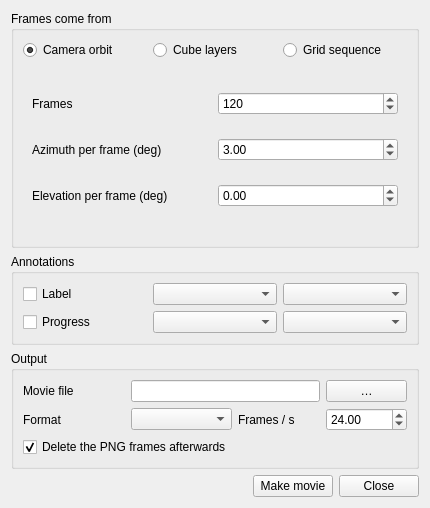
<?xml version="1.0" encoding="UTF-8"?>
<ui version="4.0">
 <class>MovieDialog</class>
 <widget class="QDialog" name="MovieDialog">
  <property name="geometry">
   <rect>
    <x>0</x>
    <y>0</y>
    <width>430</width>
    <height>508</height>
   </rect>
  </property>
  <property name="windowTitle">
   <string>Make movie</string>
  </property>
  <layout class="QVBoxLayout" name="rootLayout">
   <item>
    <widget class="QGroupBox" name="grpSource">
     <property name="title">
      <string>Frames come from</string>
     </property>
     <layout class="QVBoxLayout" name="srcLayout">
      <item>
       <layout class="QHBoxLayout" name="srcRadioLayout">
        <item>
         <widget class="QRadioButton" name="rbOrbit">
          <property name="text">
           <string>Camera orbit</string>
          </property>
          <property name="toolTip">
           <string>Spin the camera by a fixed step each frame. Works on any window.</string>
          </property>
          <property name="checked">
           <bool>true</bool>
          </property>
         </widget>
        </item>
        <item>
         <widget class="QRadioButton" name="rbLayers">
          <property name="text">
           <string>Cube layers</string>
          </property>
          <property name="toolTip">
           <string>Step through the layers of the 3-D cube this window is showing.</string>
          </property>
         </widget>
        </item>
        <item>
         <widget class="QRadioButton" name="rbGrids">
          <property name="text">
           <string>Grid sequence</string>
          </property>
          <property name="toolTip">
           <string>Step through a list of grids that share this window's grid geometry.</string>
          </property>
         </widget>
        </item>
       </layout>
      </item>
      <item>
       <widget class="QStackedWidget" name="stkSource">
        <property name="currentIndex">
         <number>0</number>
        </property>
        <widget class="QWidget" name="pageOrbit">
         <layout class="QGridLayout" name="orbitLayout">
          <item row="0" column="0">
           <widget class="QLabel" name="lblOrbitFrames">
            <property name="text">
             <string>Frames</string>
            </property>
           </widget>
          </item>
          <item row="0" column="1">
           <widget class="QSpinBox" name="sbOrbitFrames">
            <property name="minimum">
             <number>2</number>
            </property>
            <property name="maximum">
             <number>100000</number>
            </property>
            <property name="value">
             <number>120</number>
            </property>
           </widget>
          </item>
          <item row="1" column="0">
           <widget class="QLabel" name="lblAzStep">
            <property name="text">
             <string>Azimuth per frame (deg)</string>
            </property>
           </widget>
          </item>
          <item row="1" column="1">
           <widget class="QDoubleSpinBox" name="dsbAzStep">
            <property name="decimals">
             <number>2</number>
            </property>
            <property name="minimum">
             <double>-90.000000000000000</double>
            </property>
            <property name="maximum">
             <double>90.000000000000000</double>
            </property>
            <property name="value">
             <double>3.000000000000000</double>
            </property>
           </widget>
          </item>
          <item row="2" column="0">
           <widget class="QLabel" name="lblElStep">
            <property name="text">
             <string>Elevation per frame (deg)</string>
            </property>
           </widget>
          </item>
          <item row="2" column="1">
           <widget class="QDoubleSpinBox" name="dsbElStep">
            <property name="decimals">
             <number>2</number>
            </property>
            <property name="minimum">
             <double>-90.000000000000000</double>
            </property>
            <property name="maximum">
             <double>90.000000000000000</double>
            </property>
            <property name="value">
             <double>0.000000000000000</double>
            </property>
           </widget>
          </item>
         </layout>
        </widget>
        <widget class="QWidget" name="pageLayers">
         <layout class="QGridLayout" name="layerLayout">
          <item row="0" column="0" colspan="4">
           <widget class="QLabel" name="lblLayerCount">
            <property name="text">
             <string>This window has no cube open.</string>
            </property>
           </widget>
          </item>
          <item row="1" column="0">
           <widget class="QLabel" name="lblFrom">
            <property name="text">
             <string>From</string>
            </property>
           </widget>
          </item>
          <item row="1" column="1">
           <widget class="QSpinBox" name="sbFrom">
            <property name="minimum">
             <number>1</number>
            </property>
            <property name="maximum">
             <number>1000000</number>
            </property>
            <property name="value">
             <number>1</number>
            </property>
           </widget>
          </item>
          <item row="1" column="2">
           <widget class="QLabel" name="lblTo">
            <property name="text">
             <string>to</string>
            </property>
           </widget>
          </item>
          <item row="1" column="3">
           <widget class="QSpinBox" name="sbTo">
            <property name="minimum">
             <number>1</number>
            </property>
            <property name="maximum">
             <number>1000000</number>
            </property>
            <property name="value">
             <number>1</number>
            </property>
           </widget>
          </item>
          <item row="2" column="0">
           <widget class="QLabel" name="lblStep">
            <property name="text">
             <string>Step</string>
            </property>
           </widget>
          </item>
          <item row="2" column="1">
           <widget class="QSpinBox" name="sbStep">
            <property name="minimum">
             <number>1</number>
            </property>
            <property name="maximum">
             <number>10000</number>
            </property>
            <property name="value">
             <number>1</number>
            </property>
           </widget>
          </item>
         </layout>
        </widget>
        <widget class="QWidget" name="pageGrids">
         <layout class="QVBoxLayout" name="gridsLayout">
          <item>
           <widget class="QListWidget" name="lstGrids">
            <property name="toolTip">
             <string>Grids are shown in this order, one per frame. Each must have the same size, registration, range and increment as the window's current grid.</string>
            </property>
           </widget>
          </item>
          <item>
           <layout class="QHBoxLayout" name="gridBtnLayout">
            <item>
             <widget class="QPushButton" name="btnAddGrids">
              <property name="text">
               <string>Add…</string>
              </property>
             </widget>
            </item>
            <item>
             <widget class="QPushButton" name="btnRemoveGrid">
              <property name="text">
               <string>Remove</string>
              </property>
             </widget>
            </item>
            <item>
             <widget class="QPushButton" name="btnClearGrids">
              <property name="text">
               <string>Clear</string>
              </property>
             </widget>
            </item>
           </layout>
          </item>
         </layout>
        </widget>
       </widget>
      </item>
     </layout>
    </widget>
   </item>
   <item>
    <widget class="QGroupBox" name="grpAnno">
     <property name="title">
      <string>Annotations</string>
     </property>
     <layout class="QGridLayout" name="annoLayout">
      <item row="0" column="0">
       <widget class="QCheckBox" name="chkLabel">
        <property name="text">
         <string>Label</string>
        </property>
       </widget>
      </item>
      <item row="0" column="1">
       <widget class="QComboBox" name="cboLabelKind">
        <property name="toolTip">
         <string>What the label shows (GMT movie -L).</string>
        </property>
       </widget>
      </item>
      <item row="0" column="2">
       <widget class="QComboBox" name="cboLabelJust">
        <property name="toolTip">
         <string>Where the label sits (GMT +j).</string>
        </property>
       </widget>
      </item>
      <item row="1" column="0">
       <widget class="QCheckBox" name="chkProgress">
        <property name="text">
         <string>Progress</string>
        </property>
       </widget>
      </item>
      <item row="1" column="1">
       <widget class="QComboBox" name="cboProgStyle">
        <property name="toolTip">
         <string>Which of GMT's six indicators (movie -P).</string>
        </property>
       </widget>
      </item>
      <item row="1" column="2">
       <widget class="QComboBox" name="cboProgJust">
        <property name="toolTip">
         <string>Where the indicator sits (GMT +j).</string>
        </property>
       </widget>
      </item>
     </layout>
    </widget>
   </item>
   <item>
    <widget class="QGroupBox" name="grpOut">
     <property name="title">
      <string>Output</string>
     </property>
     <layout class="QGridLayout" name="outLayout">
      <item row="0" column="0">
       <widget class="QLabel" name="lblName">
        <property name="text">
         <string>Movie file</string>
        </property>
       </widget>
      </item>
      <item row="0" column="1" colspan="2">
       <widget class="QLineEdit" name="edtName">
        <property name="toolTip">
         <string>Output file. Double-click to browse.</string>
        </property>
       </widget>
      </item>
      <item row="0" column="3">
       <widget class="QPushButton" name="btnBrowse">
        <property name="text">
         <string>…</string>
        </property>
        <property name="maximumWidth">
         <number>32</number>
        </property>
       </widget>
      </item>
      <item row="1" column="0">
       <widget class="QLabel" name="lblFormat">
        <property name="text">
         <string>Format</string>
        </property>
       </widget>
      </item>
      <item row="1" column="1">
       <widget class="QComboBox" name="cboFormat"/>
      </item>
      <item row="1" column="2">
       <widget class="QLabel" name="lblRate">
        <property name="text">
         <string>Frames / s</string>
        </property>
       </widget>
      </item>
      <item row="1" column="3">
       <widget class="QDoubleSpinBox" name="dsbRate">
        <property name="decimals">
         <number>2</number>
        </property>
        <property name="minimum">
         <double>0.100000000000000</double>
        </property>
        <property name="maximum">
         <double>240.000000000000000</double>
        </property>
        <property name="value">
         <double>24.000000000000000</double>
        </property>
       </widget>
      </item>
      <item row="2" column="0" colspan="2">
       <widget class="QCheckBox" name="chkClean">
        <property name="text">
         <string>Delete the PNG frames afterwards</string>
        </property>
        <property name="checked">
         <bool>true</bool>
        </property>
       </widget>
      </item>
     </layout>
    </widget>
   </item>
   <item>
    <layout class="QHBoxLayout" name="btnLayout">
     <item>
      <widget class="QLabel" name="lblStatus">
       <property name="text">
        <string/>
       </property>
      </widget>
     </item>
     <item>
      <spacer name="btnSpacer">
       <property name="orientation">
        <enum>Qt::Horizontal</enum>
       </property>
       <property name="sizeHint" stdset="0">
        <size>
         <width>40</width>
         <height>20</height>
        </size>
       </property>
      </spacer>
     </item>
     <item>
      <widget class="QPushButton" name="btnRun">
       <property name="text">
        <string>Make movie</string>
       </property>
      </widget>
     </item>
     <item>
      <widget class="QPushButton" name="btnClose">
       <property name="text">
        <string>Close</string>
       </property>
      </widget>
     </item>
    </layout>
   </item>
  </layout>
 </widget>
 <resources/>
 <connections/>
</ui>
